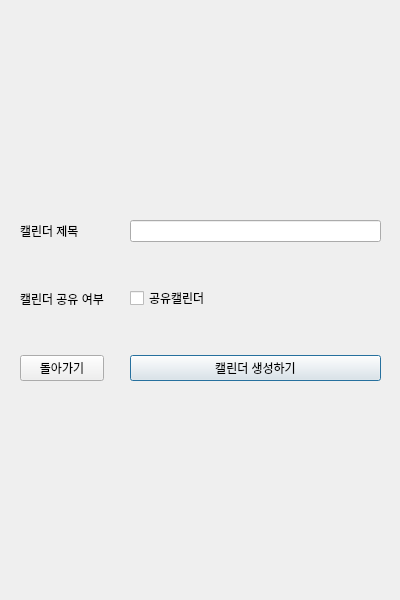
<?xml version="1.0" encoding="UTF-8"?>
<ui version="4.0">
 <class>AddCalendarDialog</class>
 <widget class="QDialog" name="AddCalendarDialog">
  <property name="geometry">
   <rect>
    <x>0</x>
    <y>0</y>
    <width>400</width>
    <height>600</height>
   </rect>
  </property>
  <property name="windowTitle">
   <string>Dialog</string>
  </property>
  <widget class="QWidget" name="gridLayoutWidget">
   <property name="geometry">
    <rect>
     <x>0</x>
     <y>220</y>
     <width>401</width>
     <height>161</height>
    </rect>
   </property>
   <layout class="QGridLayout" name="gridLayout">
    <item row="1" column="2">
     <spacer name="verticalSpacer">
      <property name="orientation">
       <enum>Qt::Orientation::Vertical</enum>
      </property>
      <property name="sizeHint" stdset="0">
       <size>
        <width>20</width>
        <height>40</height>
       </size>
      </property>
     </spacer>
    </item>
    <item row="2" column="1">
     <widget class="QPushButton" name="btnCancel">
      <property name="text">
       <string>돌아가기</string>
      </property>
     </widget>
    </item>
    <item row="1" column="1">
     <widget class="QLabel" name="publicLabel">
      <property name="text">
       <string>캘린더 공유 여부</string>
      </property>
     </widget>
    </item>
    <item row="1" column="3">
     <widget class="QCheckBox" name="cbPublic">
      <property name="text">
       <string>공유캘린더</string>
      </property>
     </widget>
    </item>
    <item row="0" column="1">
     <widget class="QLabel" name="titleLabel">
      <property name="text">
       <string>캘린더 제목</string>
      </property>
     </widget>
    </item>
    <item row="2" column="3">
     <widget class="QPushButton" name="btnCreate">
      <property name="text">
       <string>캘린더 생성하기</string>
      </property>
      <property name="autoDefault">
       <bool>false</bool>
      </property>
      <property name="default">
       <bool>true</bool>
      </property>
     </widget>
    </item>
    <item row="1" column="0">
     <spacer name="verticalSpacer_2">
      <property name="orientation">
       <enum>Qt::Orientation::Vertical</enum>
      </property>
      <property name="sizeHint" stdset="0">
       <size>
        <width>20</width>
        <height>40</height>
       </size>
      </property>
     </spacer>
    </item>
    <item row="0" column="3">
     <widget class="QLineEdit" name="leName"/>
    </item>
    <item row="1" column="4">
     <spacer name="verticalSpacer_3">
      <property name="orientation">
       <enum>Qt::Orientation::Vertical</enum>
      </property>
      <property name="sizeHint" stdset="0">
       <size>
        <width>20</width>
        <height>40</height>
       </size>
      </property>
     </spacer>
    </item>
   </layout>
  </widget>
 </widget>
 <resources/>
 <connections/>
</ui>
